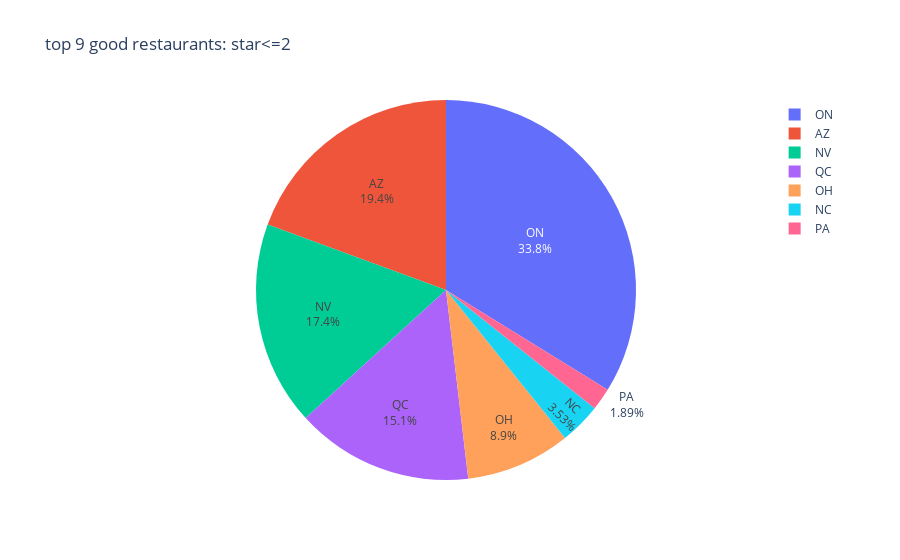

The notebook cell saved with this chart:
### Code cell
fig = go.Figure(data=[go.Pie(labels=labels, values=size2,textinfo='label+percent')])
fig.update_layout(title='top 9 good restaurants: star<=2')
fig

### Figure 1 — Plotly figure (JSON) as saved in the notebook; plotly's stock layout.template omitted (floating-point values rounded to 4 significant figures)
{"data": [{"labels": ["ON", "AZ", "NV", "QC", "OH", "NC", "PA", "AB", "WI"], "textinfo": "label+percent", "type": "pie", "values": [33.16, 19.03, 17.05, 14.81, 8.734, 3.46, 1.857]}], "layout": {"title": {"text": "top 9 good restaurants: star<=2"}}}
